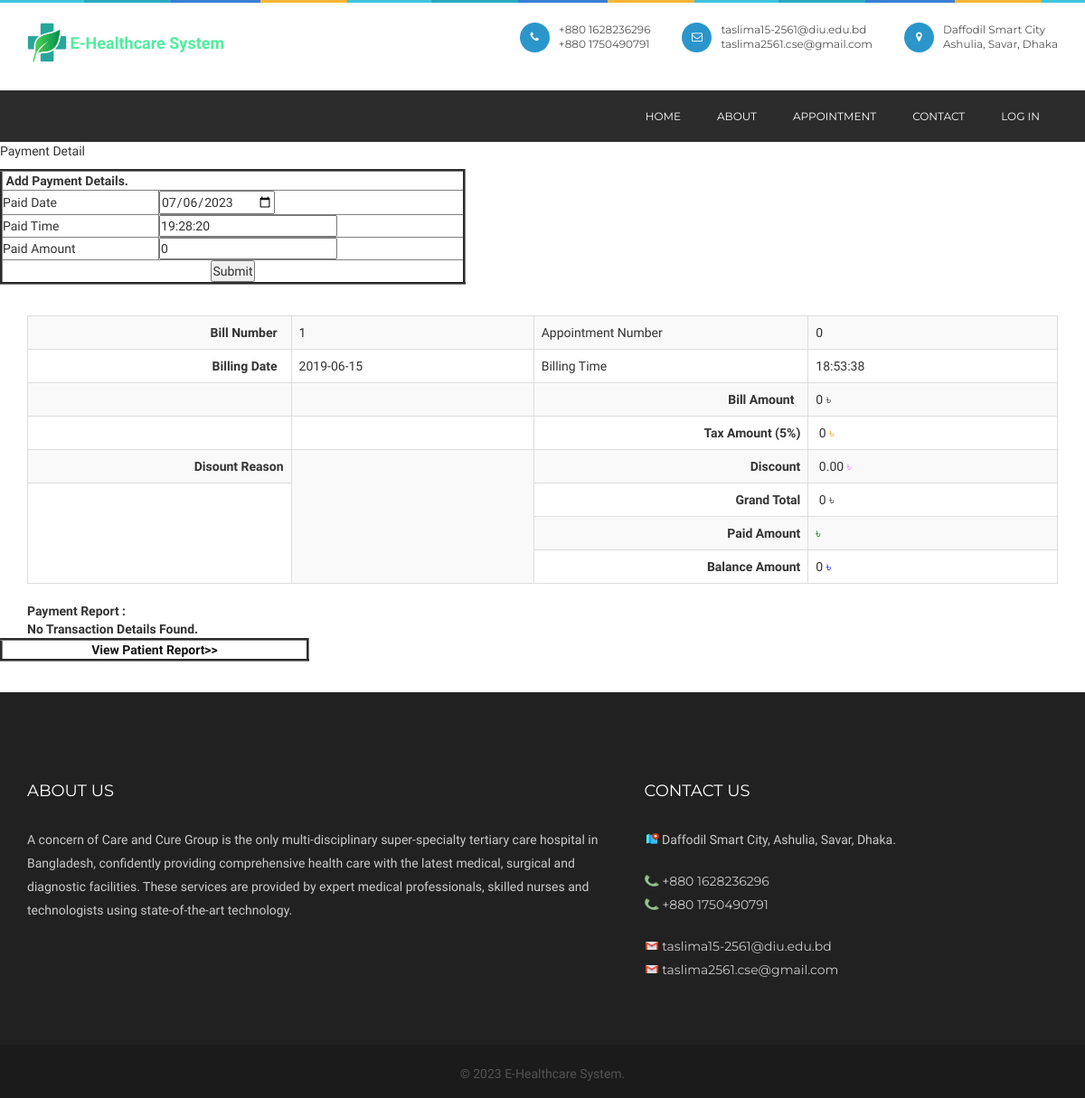
The app's page /payment.php, older data.
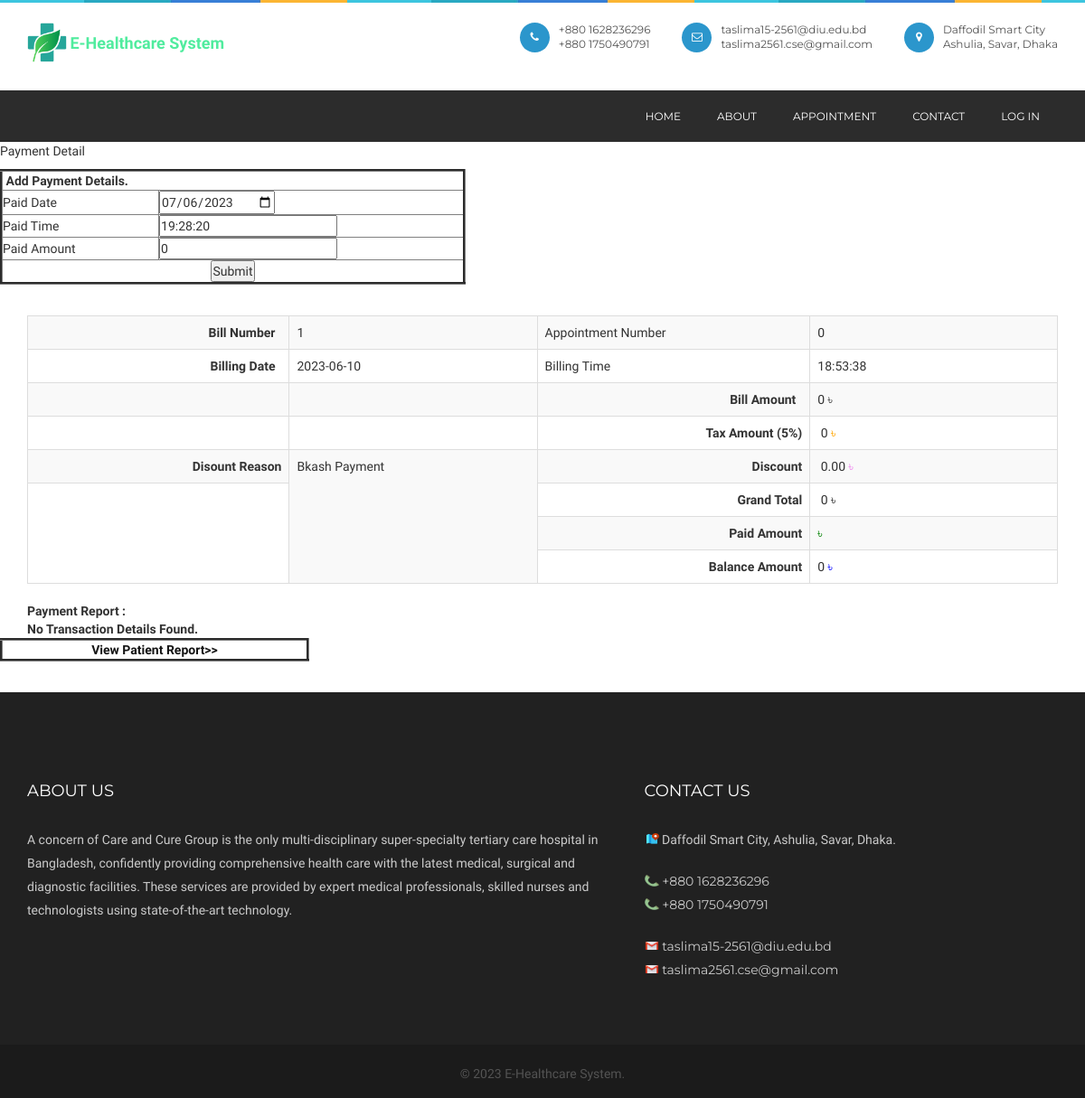
The same page, newer data.
### tables this page shows
CREATE TABLE `billing` (
  `billingid` int(10) NOT NULL,
  `patientid` int(10) NOT NULL,
  `appointmentid` int(10) NOT NULL,
  `billingdate` date NOT NULL,
  `billingtime` time NOT NULL,
  `discount` float(10,2) NOT NULL,
  `taxamount` float(10,2) NOT NULL,
  `discountreason` text NOT NULL,
  `discharge_time` time NOT NULL,
  `discharge_date` date NOT NULL
);

### viewpaymentreport.php (the view, shortened to what this page needs)
<?php
include("dbconnection.php");
?>
 <section class="container">
<?php
$sqlbilling_records ="SELECT * FROM billing WHERE appointmentid='billappointmentid'";
$qsqlbilling_records = mysqli_query($con,$sqlbilling_records);
$rsbilling_records = mysqli_fetch_array($qsqlbilling_records);
?>
 	<table class="table table-bordered table-striped">
      <tbody>
        <tr>
          <th scope="col"><div align="right">Bill Number &nbsp; </div></th>
          <td><?php echo $rsbilling_records['billingid']; ?></td>
          <td>Appointment Number &nbsp;</td>
          <td><?php echo $rsbilling_records['appointmentid']; ?></td>
        </tr>
        <tr>
          <th width="442" scope="col"><div align="right">Billing Date &nbsp; </div></th>
          <td width="413"><?php echo $rsbilling_records['billingdate']; ?></td>
          <td width="413">Billing Time &nbsp; </td>
          	<td width="413"><?php echo $rsbilling_records['billingtime'] ; ?></td>
        </tr>
		<tr>
          <th scope="col"><div align="right"></div></th>
          <td></td>
          <th scope="col"><div align="right">Bill Amount &nbsp; </div></th>
          <td>
		<?php
		$billamt= 0;
		?>
  <?php echo $billamt; ?> <span>৳</span></td>
        </tr>
        <tr>
          <th width="442" scope="col"><div align="right"></div></th>
          <td width="413">&nbsp;</td>
          <th width="442" scope="col"><div align="right">Tax Amount (5%)</div></th>
          <td width="413">&nbsp;<?php echo $taxamt = 5 * ($billamt / 100); ?> <span style="color: orange;">৳</span></td>
       	</tr>
		<tr>
		  <th scope="col"><div align="right">Disount Reason</div></th>
		  <td rowspan="4" valign="top"><?php echo $rsbilling_records['discountreason']; ?></td>
		  <th scope="col"><div align="right">Discount</div></th>
		  <td>&nbsp;<?php echo $rsbilling_records['discount']; ?> <span style="color: violet;">৳</span>
		</td>
	    </tr>
		<tr>
		  <th rowspan="3" scope="col">&nbsp;</th>
		  <th scope="col"><div align="right">Grand Total</div></th>
		  <td>&nbsp;<?php echo $grandtotal = ($billamt + $taxamt)  - $rsbilling_records['discount'] ; ?>
		  <span>৳</span></td>
	    </tr>
		<tr>
		  <th scope="col"><div align="right">Paid Amount</div></th>
		  <td><?php
		  	$sqlpayment ="SELECT sum(paidamount) FROM payment where appointmentid='billappointmentid'";
			$qsqlpayment = mysqli_query($con,$sqlpayment);
			$rspayment = mysqli_fetch_array($qsqlpayment);
		   ?> <span style="color: green;">  ৳</span></td>
	    </tr>
		<tr>
		  <th scope="col"><div align="right">Balance Amount</div></th>
		  <td><?php echo $balanceamt = $grandtotal - $rspayment[0]  ; ?> <span style="color: blue;">৳</span></td>
	    </tr>
      </tbody>
    </table>
   <strong>Payment Report :</strong> <br>
<?php
$sqlpayment = "SELECT * FROM payment where appointmentid='billappointmentid'";
$qsqlpayment = mysqli_query($con,$sqlpayment);
if(mysqli_num_rows($qsqlpayment) == 0)
{
	echo "<strong>No Transaction Details Found.</strong>";
}
?>
</section>

Row changes from the older to the newer data that the page shows:
changed billing id 1: billingdate "2019-06-15" → "2023-06-10"; discountreason (not shown) → "Bkash Payment"
